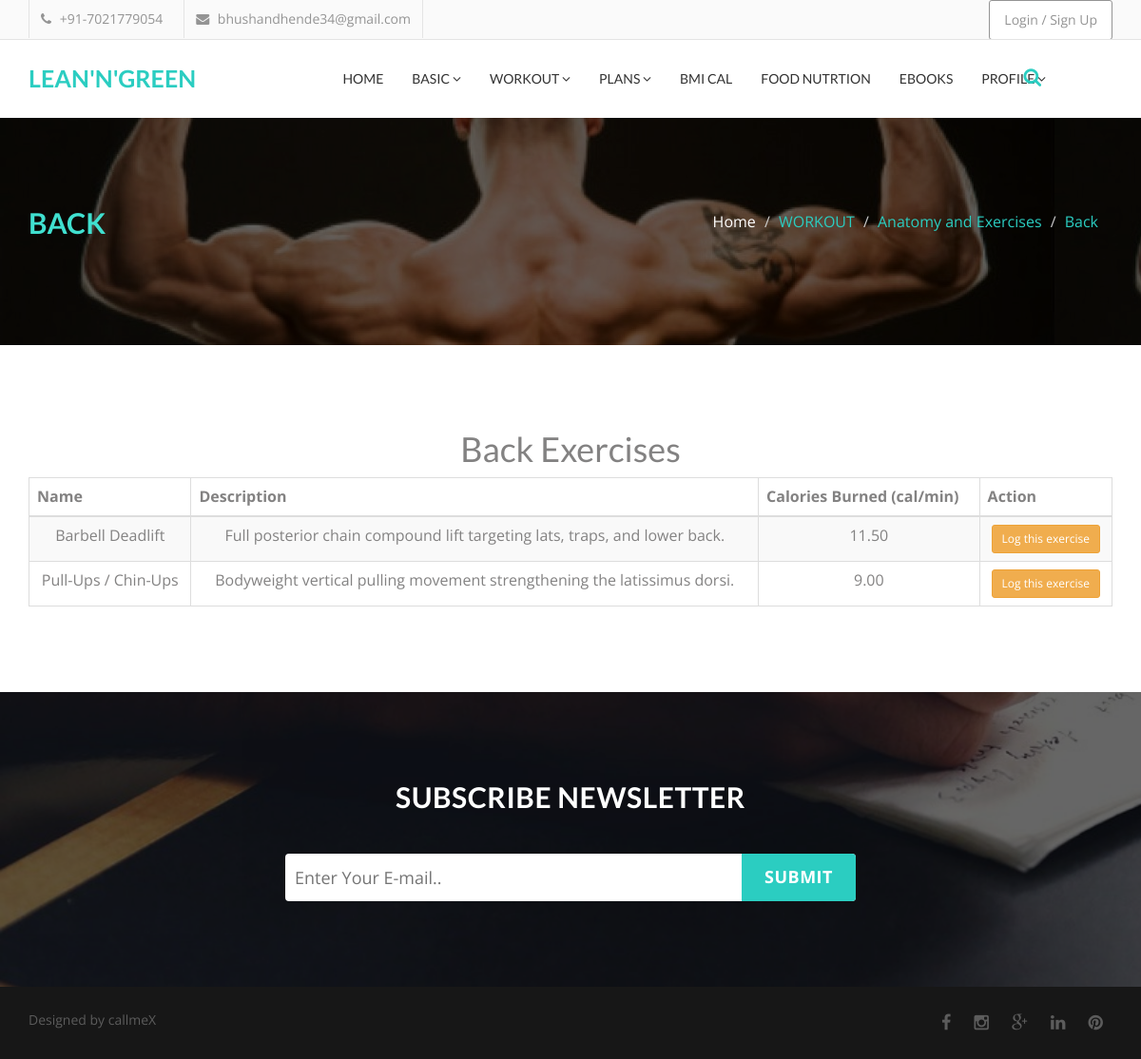
The app's page /Back.php with its own data.
### tables this page shows
CREATE TABLE `exercises` (
  `id` INT(11) NOT NULL AUTO_INCREMENT,
  `name` VARCHAR(150) NOT NULL,
  `muscle_group` VARCHAR(50) NOT NULL,
  `description` TEXT,
  `avg_calories_burned_per_min` DECIMAL(5,2) DEFAULT 8.00,
  PRIMARY KEY (`id`)
);

### Back.php (the view, shortened to what this page needs)
<!DOCTYPE html>
<html lang="en">
<head>
  <link href="assets/css/font-awesome.css" rel="stylesheet">
  <link href="assets/css/bootstrap.css" rel="stylesheet">
  <link rel="stylesheet" type="text/css" href="assets/css/slick.css" />
  <link rel="stylesheet" href="assets/css/jquery.fancybox.css" type="text/css" media="screen" />
  <link rel="stylesheet" type="text/css" href="assets/css/animate.css" />
  <link rel="stylesheet" type="text/css" href="assets/css/bootstrap-progressbar-3.3.4.css" />
  <link id="switcher" href="assets/css/theme-color/default-theme.css" rel="stylesheet">
  <link href="style.css" rel="stylesheet">
</head>
<body>
  <?php
  include('nav.php');
  ?>
  <section id="single-page-header4">
    <div class="overlay">
      <div class="container">
        <div class="row">
          <div class="col-md-6 col-sm-6 col-xs-12">
            <div class="single-page-header-left">
              <h2>Back</h2>
            </div>
          </div>
          <div class="col-md-6 col-sm-6 col-xs-12">
            <div class="single-page-header-right">
              <ol class="breadcrumb">
                <li><a href="#">Home</a></li>
                <li class="active">WORKOUT</li>
                <li class="active">Anatomy and Exercises</li>
                <li class="active">Back</li>
              </ol>
            </div>
          </div>
        </div>
      </div>
    </div>
  </section>
  <section id="error">
    <div class="container">
      <div class="row">
        <div class="col-md-12">
          <div class="errror-page-area">
            <div class="error-content">
              <?php
              include('db.php');
                $query = "SELECT * FROM exercises WHERE muscle_group = 'Back' ORDER BY name";
                $stmt = $pdo->prepare($query);
                $stmt->execute();
                $exercises = $stmt->fetchAll(PDO::FETCH_ASSOC);
                ?>
                <h1>Back Exercises</h1>
                <div class="table-responsive">
                <table class="table table-bordered table-striped">
                  <thead>
                  <tr>
                    <th>Name</th>
                    <th>Description</th>
                    <th>Calories Burned (cal/min)</th>
                    <th>Action</th>
                  </tr>
                  </thead>
                  <tbody>
                  <?php foreach ($exercises as $exercise): ?>
                    <tr>
                      <td><?= htmlspecialchars($exercise['name']) ?></td>
                      <td><?= htmlspecialchars($exercise['description']) ?></td>
                      <td><?= htmlspecialchars($exercise['avg_calories_burned_per_min']) ?></td>
                      <td>
                        <?php
                          if (isset($_SESSION['id'])): ?>
                            <a href="log_exercise.php?exercise_id=<?= urlencode($exercise['id']) ?>&muscle_group=Back"
                               class="btn btn-success btn-sm">
                              Log this exercise
                            </a>
                        <?php else: ?>
                            <button class="btn btn-warning btn-sm" onclick="alert('Login required to log this exercise!')">
                              Log this exercise
                            </button>
                        <?php endif; ?>
                      </td>
                    </tr>
                  <?php endforeach; ?>
                  </tbody>
                </table>
                </div>
            </div>
          </div>
        </div>
      </div>
    </div>
  </section>
  <?php include('footer.php'); ?>
</body>
</html>

### assets/css/theme-color/default-theme.css (style rules this page uses)
.single-page-header-right .breadcrumb li { color: #2bcdc1; }

### style.css (style rules this page uses)
body { font-family: 'Open Sans', sans-serif; font-size: 16px; overflow-x: hidden !important; color: #838282; }
a { text-decoration: none; color: #2f2f2f; }
h1,h2,h3,h4,h5,h6 { font-family: 'Lato', sans-serif; }
h2 { color: #fff; font-size: 30px; font-weight: 700; line-height: 40px; margin: 0; padding-bottom: 10px; }
#single-page-header4 { background-attachment: fixed !important; background-image: url("assets/images/Back.jpg"); background-repeat: repeat; background-size: auto; color: #ffffff; display: inline; float: left; width: 100%; }
.overlay { background-color: rgba(0,0,0,0.6); padding: 90px 0; float: left; width: 100%; }
.single-page-header-left { display: inline; float: left; width: 100%; }
.single-page-header-left h2 { text-transform: uppercase; color: turquoise; }
.single-page-header-right { display: inline; float: left; width: 100%; }
.single-page-header-right .breadcrumb { background: transparent none repeat scroll 0 0; border-radius: 0; text-align: right; }
.single-page-header-right .breadcrumb li a { color: #fff; }
#error { display: inline; float: left; padding: 70px 0; width: 100%; }
.errror-page-area { display: inline; float: left; text-align: center; width: 100%; }
.error-content { display: inline; float: left; text-align: center; width: 100%; }

### records on screen
exercises: name "Barbell Deadlift", description "Full posterior chain compound lift targeting lats, traps, and lower back.", avg_calories_burned_per_min "11.50"
exercises: name "Pull-Ups / Chin-Ups", description "Bodyweight vertical pulling movement strengthening the latissimus dorsi.", avg_calories_burned_per_min "9.00"
